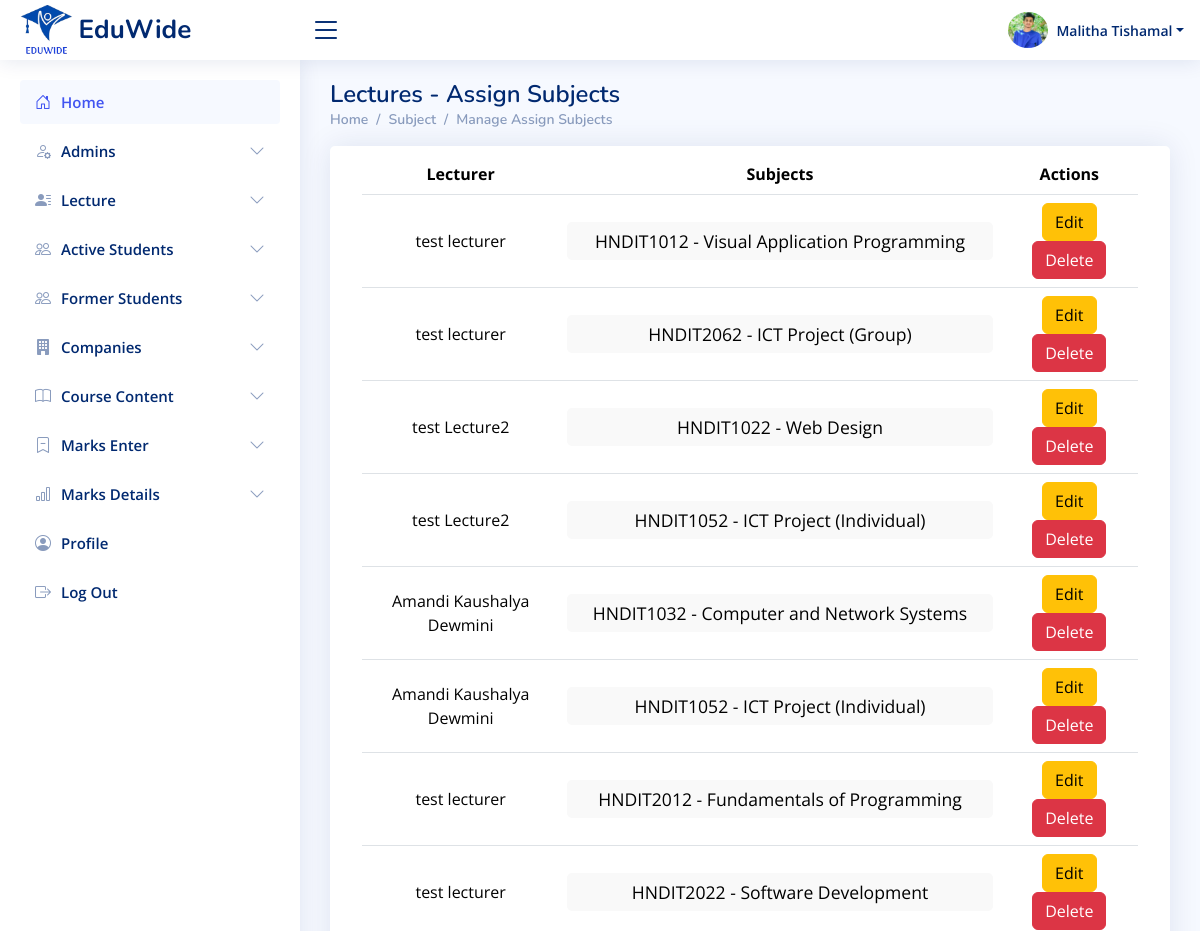
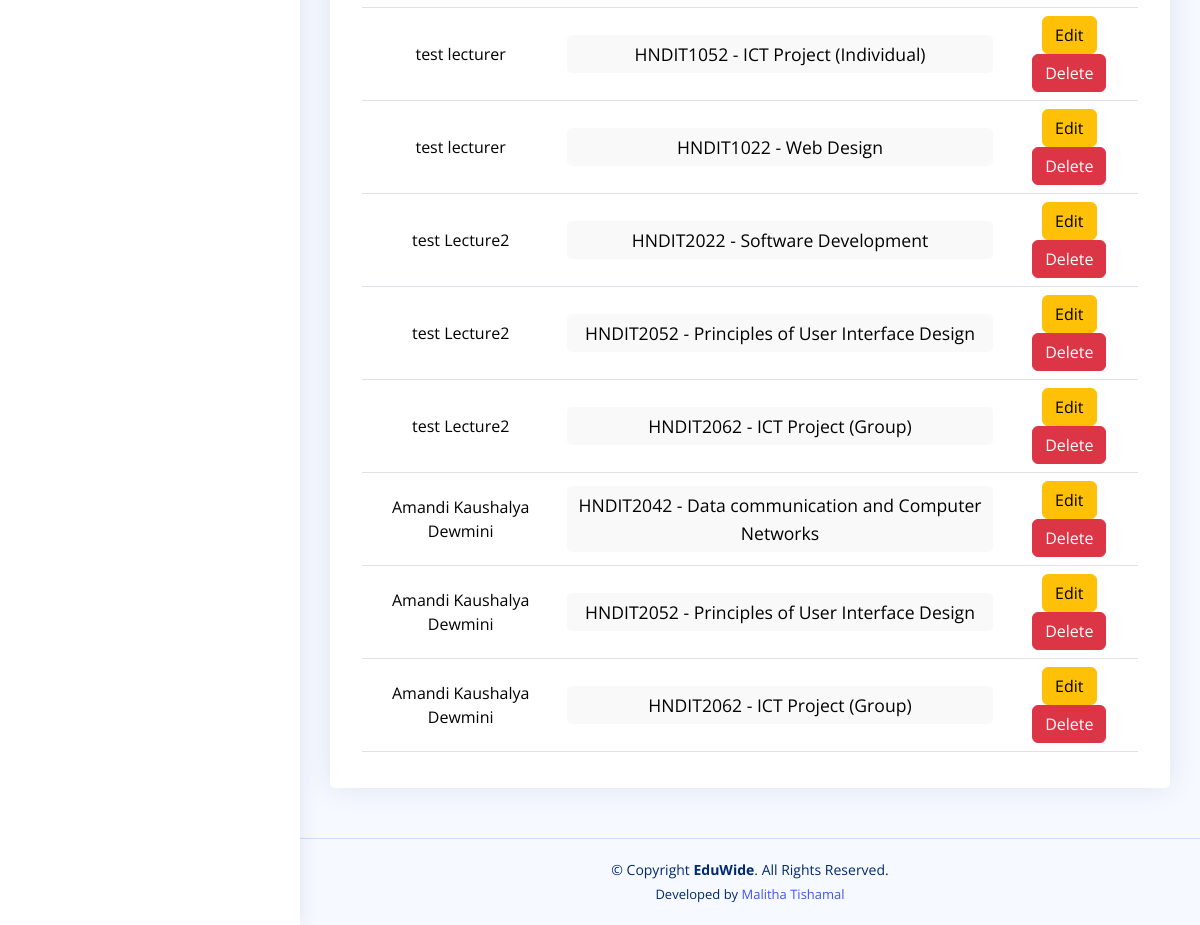
Screenshot of /admin/pages-assignments-manage.php (signed in) with the database file from the repository (2 pictures, top to bottom).
### tables this page shows
CREATE TABLE `lectures_assignment` (
  `id` int(11) NOT NULL,
  `lecturer_id` int(11) DEFAULT NULL,
  `subject_id` int(11) DEFAULT NULL
);

CREATE TABLE `lectures` (
  `id` int(11) NOT NULL,
  `username` varchar(255) NOT NULL,
  `nic` varchar(20) NOT NULL,
  `email` varchar(255) NOT NULL,
  `mobile` varchar(15) DEFAULT NULL,
  `linkedin` varchar(200) NOT NULL,
  `blog` varchar(200) NOT NULL,
  `github` varchar(200) NOT NULL,
  `facebook` varchar(200) NOT NULL,
  `password` varchar(255) NOT NULL,
  `profile_picture` varchar(255) DEFAULT 'uploads/profile_pictures/default.png',
  `created_at` timestamp NOT NULL DEFAULT current_timestamp(),
  `status` varchar(20) DEFAULT 'pending',
  `last_login` datetime DEFAULT NULL
);

### admin/pages-assignments-manage.php (the view, shortened to what this page needs)
<?php
require_once '../includes/db-conn.php';
$user_id = $_SESSION['admin_id'];
$sql = "SELECT username, email, nic,mobile,profile_picture FROM admins WHERE id = ?";
$stmt = $conn->prepare($sql);
$stmt->bind_param("i", $user_id);
$stmt->execute();
$result = $stmt->get_result();
$user = $result->fetch_assoc();
$query = "SELECT la.id as assignment_id,
                 la.lecturer_id,
                 la.subject_id,
                 l.username,
                 GROUP_CONCAT(s.code ORDER BY s.code) AS subject_codes,
                 GROUP_CONCAT(s.name ORDER BY s.name) AS subject_names
          FROM lectures_assignment la
          JOIN lectures l ON la.lecturer_id = l.id
          JOIN subjects s ON la.subject_id = s.id
          GROUP BY la.id";
$result = $conn->query($query);
?>
<!DOCTYPE html>
<html lang="en">
<head>
     <?php include_once("../includes/css-links-inc.php"); ?>
</head>
<body>
     <?php include_once("../includes/header.php") ?>
    <?php include_once("../includes/sadmin-sidebar.php") ?>
    <main id="main" class="main">
        <div class="pagetitle">
            <h1>Lectures - Assign Subjects</h1>
            <nav>
                <ol class="breadcrumb">
                    <li class="breadcrumb-item"><a href="index.html">Home</a></li>
                     <li class="breadcrumb-item"><a href="index.html">Subject</a></li>
                      <li class="breadcrumb-item"><a href="index.html"> Manage Assign Subjects</a></li>
                </ol>
            </nav>
        </div>
    <section class="section">
            <div class="row">
                <div class="col-lg-12">
                    <div class="card">
                        <div class="card-body">
                            <div class="container mt-2 mb-2">
                                <?php if ($result->num_rows > 0): ?>
                                    <table class="table datatable">
                                        <thead class="thead-light">
                                            <tr>
                                                <th>Lecturer</th>
                                                <th>Subjects</th>
                                                <th>Actions</th>
                                            </tr>
                                        </thead>
                                        <tbody>
                                            <?php while ($row = $result->fetch_assoc()): ?>
                                                <tr>
                                                    <td><?php echo htmlspecialchars($row['username']); ?></td>
                                                    <td class="subject-list">
                                                        <?php
                                                        $subject_codes = explode(',', $row['subject_codes']);
                                                        $subject_names = explode(',', $row['subject_names']);
                                                        $subjects = [];
                                                        for ($i = 0; $i < count($subject_codes); $i++) {
                                                            $subjects[] = "<div class='subject-item'>" . htmlspecialchars($subject_codes[$i]) . " - " . htmlspecialchars($subject_names[$i]) . "</div>";
                                                        }
                                                        echo implode('', $subjects);
                                                        ?>
                                                    </td>
                                                    <td>
                                                        <a href="edit_assignment.php?assignment_id=<?php echo $row['assignment_id']; ?>" class="btn btn-warning">Edit</a>
                                                        <a href="delete_assignment.php?assignment_id=<?php echo $row['assignment_id']; ?>" class="btn btn-danger" onclick="return confirm('Are you sure you want to delete this assignment?');">Delete</a>
                                                    </td>
                                                </tr>
                                            <?php endwhile; ?>
                                        </tbody>
                                    </table>
                                <?php else: ?>
                                    <p class="text-center text-muted">No subjects assigned to any lecturers yet.</p>
                                <?php endif; ?>
                            </div>
                        </div>
                    </div>
                </div>
            </div>
        </section>
    </main>
    <?php include_once("../includes/footer.php") ?>
</body>
</html>

### includes/header.php (shortened to what this page needs)
<header id="header" class="header fixed-top d-flex align-items-center">
    <div class="d-flex align-items-center justify-content-between">
        <a href="" class="logo d-flex align-items-center">
            <img src="<?php echo $base_url; ?>assets/images/logos/eduwide-logo.png" alt="">
            <span class="d-none d-lg-block">EduWide</span>
        </a>
        <i class="bi bi-list toggle-sidebar-btn"></i>
    </div>
    <nav class="header-nav ms-auto">
        <ul class="d-flex align-items-center">
            <?php
                $profilePic = isset($user['profile_picture']) && $user['profile_picture'] ? $user['profile_picture'] : 'default.png';
            ?>
            <li class="nav-item dropdown pe-3">
                <a class="nav-link nav-profile d-flex align-items-center pe-0" href="#" data-bs-toggle="dropdown">
                   <img id="profilePicture" src="<?php echo $profilePic; ?>" alt="Profile Picture" class="rounded-circle" style="width: 40px !important; height: 40px !important; object-fit: cover;">
                    <span class="d-none d-md-block dropdown-toggle ps-2"><?php echo htmlspecialchars($user['username']); ?></span>
                </a>
            </li>
        </ul>
    </nav>
</header>

### assets/css/style.css (style rules this page uses)
:root { scroll-behavior: smooth; }
body { font-family: "Open Sans", sans-serif; background: #f6f9ff; color: #444444; }
a { color: #4154f1; text-decoration: none; }
h1, h2, h3, h4, h5, h6 { font-family: "Nunito", sans-serif; }
#main { margin-top: 60px; padding: 20px 30px; transition: all 0.3s; }
.pagetitle { margin-bottom: 10px; }
.pagetitle h1 { font-size: 24px; margin-bottom: 0; font-weight: 600; color: #012970; }
.card { margin-bottom: 30px; border: none; border-radius: 5px; box-shadow: 0px 0 30px rgba(1, 41, 112, 0.1); }
.card-body { padding: 0 20px 20px 20px; }
.breadcrumb { font-size: 14px; font-family: "Nunito", sans-serif; color: #899bbd; font-weight: 600; }
.breadcrumb a { color: #899bbd; transition: 0.3s; }
.breadcrumb .breadcrumb-item::before { color: #899bbd; }
.logo { line-height: 1; }
@media (min-width: 1200px) { .logo { width: 280px; } }
.logo img { max-height: 50px; margin-right: 6px; }
.logo span { font-size: 26px; font-weight: 700; color: #012970; font-family: "Nunito", sans-serif; }
.header { transition: all 0.5s; z-index: 997; height: 60px; box-shadow: 0px 2px 20px rgba(1, 41, 112, 0.1); background-color: #fff; padding-left: 20px; }
.header .toggle-sidebar-btn { font-size: 32px; padding-left: 10px; cursor: pointer; color: #012970; }
.header-nav ul { list-style: none; }
.header-nav>ul { margin: 0; padding: 0; }
.header-nav .nav-profile { color: #012970; }
.header-nav .nav-profile img { max-height: 36px; }
.header-nav .nav-profile span { font-size: 14px; font-weight: 600; }
@media (min-width: 1200px) { #main, #footer { margin-left: 300px; } }

### admin/pages-assignments-manage.php (style rules this page uses)
.subject-list { font-size: 1.1rem; color: #555; line-height: 1.6; }
.subject-item { background-color: #f9f9f9; padding: 5px; border-radius: 5px; margin: 5px 0; }
.table th, .table td { text-align: center; }
.table td { vertical-align: middle; }

### rows the page displays
lectures_assignment: lecturer.username "test lecturer", i "HNDIT1012", i "Visual Application Programming"
lectures_assignment: lecturer.username "test lecturer", i "HNDIT2062", i "ICT Project (Group)"
lectures_assignment: lecturer.username "test Lecture2", i "HNDIT1022", i "Web Design"
lectures_assignment: lecturer.username "test Lecture2", i "HNDIT1052", i "ICT Project (Individual)"
lectures_assignment: lecturer.username "Amandi Kaushalya Dewmini", i "HNDIT1032", i "Computer and Network Systems"
lectures_assignment: lecturer.username "Amandi Kaushalya Dewmini", i "HNDIT1052", i "ICT Project (Individual)"
lectures_assignment: lecturer.username "test lecturer", i "HNDIT2012", i "Fundamentals of Programming"
lectures_assignment: lecturer.username "test lecturer", i "HNDIT2022", i "Software Development"
lectures_assignment: lecturer.username "test lecturer", i "HNDIT1052", i "ICT Project (Individual)"
lectures_assignment: lecturer.username "test lecturer", i "HNDIT1022", i "Web Design"
lectures_assignment: lecturer.username "test Lecture2", i "HNDIT2022", i "Software Development"
lectures_assignment: lecturer.username "test Lecture2", i "HNDIT2052", i "Principles of User Interface Design"
lectures_assignment: lecturer.username "test Lecture2", i "HNDIT2062", i "ICT Project (Group)"
lectures_assignment: lecturer.username "Amandi Kaushalya Dewmini", i "HNDIT2042", i "Data communication and Computer Networks"
lectures_assignment: lecturer.username "Amandi Kaushalya Dewmini", i "HNDIT2052", i "Principles of User Interface Design"
lectures_assignment: lecturer.username "Amandi Kaushalya Dewmini", i "HNDIT2062", i "ICT Project (Group)"

### other values shown
$user['username'] "Malitha Tishamal"
